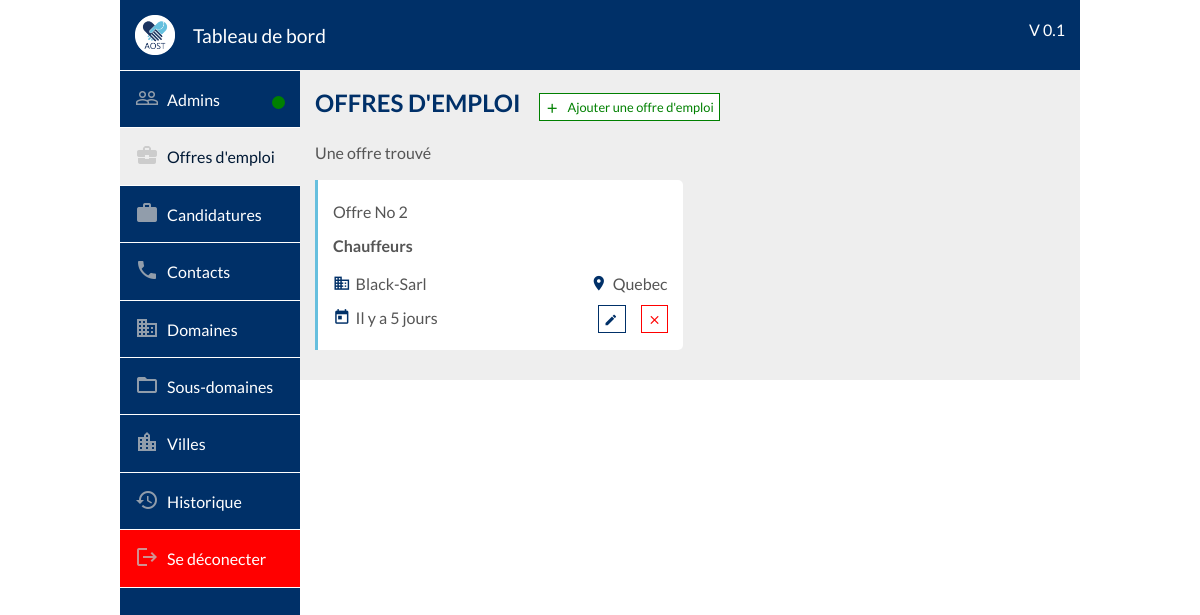
Page /dashboard/offers/index.php (signed in) on the earlier database version.
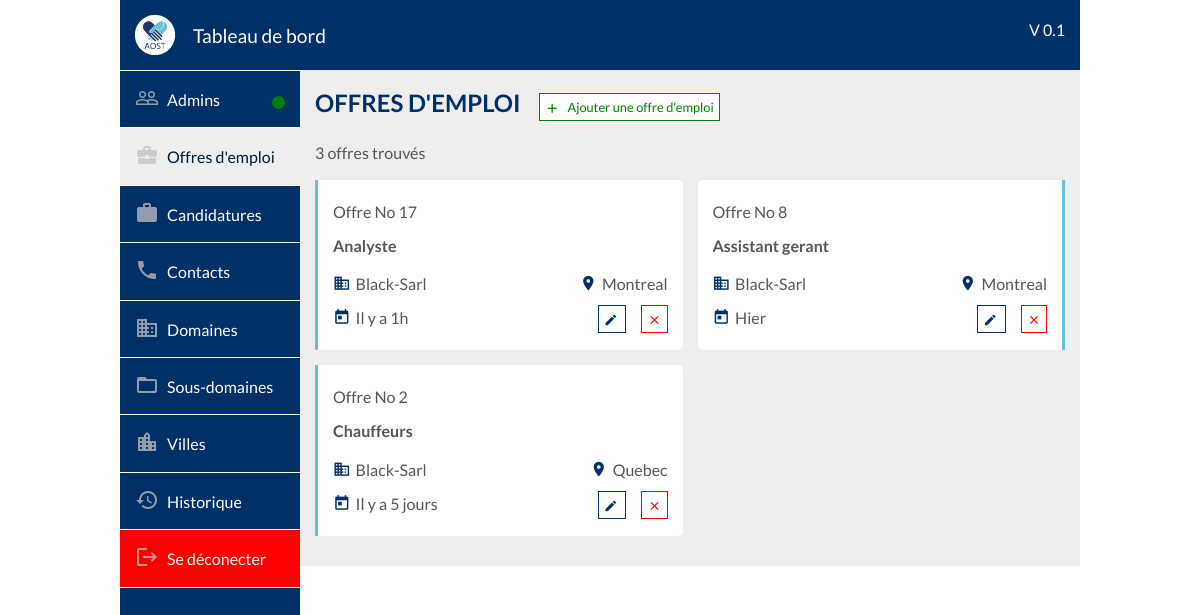
Same page on the later database version.
### tables this page shows
CREATE TABLE IF NOT EXISTS `offers` (
  `id` bigint(20) NOT NULL AUTO_INCREMENT,
  `id_admin` bigint(20) NOT NULL,
  `id_subdomain` bigint(20) NOT NULL,
  `id_city` bigint(20) NOT NULL,
  `compagny` varchar(100) NOT NULL,
  `description` longtext COMMENT 'Description globale de la demande',
  `missions` longtext COMMENT 'description détaillée (par mission) de la demande',
  `skill` longtext COMMENT 'compétences requises du postulant',
  `candidate_profile` longtext COMMENT 'Informations requises du postulant (age, annee d''experience, caractere etc...)',
  `cv` int(1) NOT NULL DEFAULT '0' COMMENT 'vaudra 1 si un CV est requit pour postuler',
  `motivation` int(1) NOT NULL DEFAULT '0' COMMENT 'Vaudra 1 si une lettre de motivation est requise pour postuler',
  `deleted` int(2) NOT NULL DEFAULT '0' COMMENT 'Vaudra 1 si supprimé par un admin (restera présente dans un onglet archives ou corbeille)',
  `expired` int(2) NOT NULL DEFAULT '0' COMMENT 'vaudra 1 si déjà expiré',
  `deadline` datetime NOT NULL COMMENT 'Date limite',
  `added_at` datetime NOT NULL DEFAULT CURRENT_TIMESTAMP,
  PRIMARY KEY (`id`),
  KEY `fk_city` (`id_city`),
  KEY `fk_subdomain` (`id_subdomain`),
  KEY `fk_admin` (`id_admin`)
);

CREATE TABLE IF NOT EXISTS `subdomains` (
  `id` bigint(20) NOT NULL AUTO_INCREMENT,
  `id_admin` bigint(20) NOT NULL,
  `id_domain` bigint(20) NOT NULL,
  `name` varchar(200) NOT NULL,
  `color` varchar(100) NOT NULL,
  `added_at` datetime NOT NULL DEFAULT CURRENT_TIMESTAMP,
  PRIMARY KEY (`id`),
  KEY `id_domain` (`id_domain`),
  KEY `fk_admin` (`id_admin`)
);

CREATE TABLE IF NOT EXISTS `city` (
  `id` bigint(20) NOT NULL AUTO_INCREMENT,
  `name` varchar(150) NOT NULL,
  `added_at` datetime NOT NULL DEFAULT CURRENT_TIMESTAMP,
  PRIMARY KEY (`id`)
);

### dashboard/offers/index.php (called while the page is built)
<?php include("../outils/php/redirection.php");
	redirection("Offres d'emploi", _DASHBOARD_PHP_PATH."offers/offers.php", "offers", "", _DASHBOARD_PATH."offers/offers.css", _DASHBOARD_PATH."offers/offers.js");
?>

### class/Offer.class.php (called while the page is built, shortened)
<?php
class Offer
{
    private $_id;
    private $_compagny;
    private $_added_at;
    public function __construct(array $data){
        foreach ($data as $key => $value) {
            $method='set'.ucfirst($key);
        }
    }
    public function setId($id){
        $this->_id=intval($id);
    }
    public function getId(){
        return $this->_id;
    }
    public function setCompagny($compagny){
        $this->_compagny=strval($compagny);
    }
    public function getCompagny(){
        return $this->_compagny;
    }
    public function setAdded_at($added_at){
        $this->_added_at=strval($added_at);
    }
    public function getAdded_at(){
        return $this->_added_at;
    }
public function getOffersFilterLimit($keyword, $id_domain, $date, $start){
  include(_APP_PATH."bd/server-connect.php");
  $id_domain = intval($id_domain);
  $start=intval($start);
  $end=$start+10;
  $regex = $keyword == "" ? "" : " subdomains.name REGEXP '^(.*)$keyword(.*)$' ";
  $domainTxt = $id_domain == -1 ? "" : " subdomains.id_domain=$id_domain ";
  $dateDirection = " ORDER BY offers.added_at $date ";
  $limit = " LIMIT $start,$end ";
  if($domainTxt == "" && $regex == ""){
    $where_1 = " 1 ";
}else {
    $where_1 = "";
}
$query= $db->prepare("SELECT * FROM subdomains INNER JOIN offers ON offers.id_subdomain = subdomains.id WHERE $regex $domainTxt $where_1 $dateDirection $limit");
$offers=[];
if($query->execute()){
  while($data=$query->fetch()){
      $offers[]=new Offer($data);
  }
  return $offers;
}else{
  return false;
}
}
}
?>

### class/Subdomain.class.php (called while the page is built, shortened)
<?php
class Subdomain
{
   private $_name;
   public function __construct(array $data){
    foreach ($data as $key => $value) {
     $method='set'.ucfirst($key);
}
}
public function setName($name){
   $this->_name=htmlentities(strval($name));
}
public function getName(){
    return $this->_name;
}
public function getSubdomain($id){
    include(_APP_PATH."bd/server-connect.php");
    $id=intval($id);
    $query=$db->prepare("SELECT * FROM subdomains WHERE id=?");
    $query->bindParam(1,$id);
    if($query->execute() && $query->rowCount()==1){
      $data=$query->fetch();
      return (new Subdomain($data));
  }else{
      return false;
  }
}
}
?>

### class/City.class.php (called while the page is built, shortened)
<?php
class City
{
    private $_name;
    public function __construct(array $data){
        foreach ($data as $key => $value) {
            $method='set'.ucfirst($key);
        }
    }
    public function setName($name){
        $this->_name=htmlentities(strval($name));
    }
    public function getName(){
        return $this->_name;
    }
public function getCity($id){
    include(_APP_PATH."bd/server-connect.php");
    $id=intval($id);
    $query=$db->prepare("SELECT * FROM city WHERE id=?");
    $query->bindParam(1,$id);
    if($query->execute() && $query->rowCount()==1){
        $data=$query->fetch();
        return (new City($data));
    }else{
        return false;
    }
}
}
?>

### outils/php/functions.php (called while the page is built, shortened)
<?php
$tab_month=array("Janvier","Février","Mars","Avril","Mai","Juin","Juillet","Aougt","Septembre","Octobre","Novembre","Décembre");
function get_elapsed_time($datetime){
	global $tab_month;
	$date_convert_in_seconde = strtotime($datetime);
	if(date('Ymd', $date_convert_in_seconde) == date('Ymd')){
		$diff = time()-$date_convert_in_seconde;
		if($diff < 60){
			return "Il y a ".$diff." secondes";
		}else if($diff < 3600){
			return "Il y a ".floor($diff/60)." min";
		}else if($diff < 86400){
			return "Il y a ".floor($diff/3600)."h";
		}
	}else if(date('Ymd', $date_convert_in_seconde) == date('Ymd', strtotime('- 1 DAY'))){
		return "Hier";
	}else if(date('Ymd', $date_convert_in_seconde) == date('Ymd', strtotime('- 2 DAY'))){
		return "Il y a 2 jours";
	}else if(date('Ymd', $date_convert_in_seconde) == date('Ymd', strtotime('- 3 DAY'))){
		return "Il y a 3 jours";
	}else if(date('Ymd', $date_convert_in_seconde) == date('Ymd', strtotime('- 4 DAY'))){
		return "Il y a 4 jours";
	}else if(date('Ymd', $date_convert_in_seconde) == date('Ymd', strtotime('- 5 DAY'))){
		return "Il y a 5 jours";
	}else if(date('Ymd', $date_convert_in_seconde) == date('Ymd', strtotime('- 6 DAY'))){
		return "Il y a 6 jours";
	}else if(date('YW', $date_convert_in_seconde) == date('YW', strtotime('- 1 WEEK'))){
		return "Il y a 1 semaine";
	}else if(date('YW', $date_convert_in_seconde) == date('YW', strtotime('- 2 WEEK'))){
		return "Il y a 2 semaines";
	}else if(date('YW', $date_convert_in_seconde) == date('YW', strtotime('- 3 WEEK'))){
		return "Il y a 3 semaines";
	}else if(date('YW', $date_convert_in_seconde) == date('YW', strtotime('- 4 WEEK'))){
		return "Il y a 4 semaines";
	}else if(date('Ym', $date_convert_in_seconde) == date('Ym', strtotime('- 1 MONTH'))){
		return "Il y a 1 mois";
	}else if(date('Ym', $date_convert_in_seconde) == date('Ym', strtotime('- 2 MONTH'))){
		return "Il y a 2 mois";
	}else if(date('Ym', $date_convert_in_seconde) == date('Ym', strtotime('- 3 MONTH'))){
		return "Il y a 3 mois";
	}else if(date('Ym', $date_convert_in_seconde) == date('Ym', strtotime('- 4 MONTH'))){
		return "Il y a 4 mois";
	}else if(date('Ym', $date_convert_in_seconde) == date('Ym', strtotime('- 5 MONTH'))){
		return "Il y a 5 mois";
	}else if(date('Ym', $date_convert_in_seconde) == date('Ym', strtotime('- 6 MONTH'))){
		return "Il y a 6 mois";
	}else if(date('Ym', $date_convert_in_seconde) == date('Ym', strtotime('- 7 MONTH'))){
		return "Il y a 7 mois";
	}else if(date('Ym', $date_convert_in_seconde) == date('Ym', strtotime('- 8 MONTH'))){
		return "Il y a 8 mois";
	}else if(date('Ym', $date_convert_in_seconde) == date('Ym', strtotime('- 9 MONTH'))){
		return "Il y a 9 mois";
	}else if(date('Ym', $date_convert_in_seconde) == date('Ym', strtotime('- 10 MONTH'))){
		return "Il y a 10 mois";
	}else if(date('Ym', $date_convert_in_seconde) == date('Ym', strtotime('- 11 MONTH'))){
		return "Il y a 11 mois";
	}else if(date('Y', $date_convert_in_seconde) == date('Y', strtotime('- 1 YEAR'))){
		return "Il y a 1 an";
	}else if(date('Y', $date_convert_in_seconde) == date('Y', strtotime('- 2 YEAR'))){
		return "Il y a 2 ans";
	}else if(date('Y', $date_convert_in_seconde) == date('Y', strtotime('- 3 YEAR'))){
		return "Il y a 3 ans";
	}else if(date('Y', $date_convert_in_seconde) == date('Y', strtotime('- 4 YEAR'))){
		return "Il y a 4 ans";
	}else if(date('Y', $date_convert_in_seconde) == date('Y', strtotime('- 5 YEAR'))){
		return "Il y a 5 ans";
	}else if(date('Y', $date_convert_in_seconde) == date('Y', strtotime('- 6 YEAR'))){
		return "Il y a 6 ans";
	}else if(date('Y', $date_convert_in_seconde) == date('Y', strtotime('- 7 YEAR'))){
		return "Il y a 7 ans";
	}else if(date('Y', $date_convert_in_seconde) == date('Y', strtotime('- 8 YEAR'))){
		return "Il y a 8 ans";
	}else if(date('Y', $date_convert_in_seconde) == date('Y', strtotime('- 9 YEAR'))){
		return "Il y a 9 ans";
	}else if(date('Y', $date_convert_in_seconde) == date('Y', strtotime('- 10 YEAR'))){
		return "Il y a 10 ans";
	}else if(date('Y', $date_convert_in_seconde) == date('Y', strtotime('- 11 YEAR'))){
		return "Il y a 11 ans";
	}else if(date('Y', $date_convert_in_seconde) == date('Y', strtotime('- 12 YEAR'))){
		return "Il y a 12 ans";
	}else if(date('Y', $date_convert_in_seconde) == date('Y', strtotime('- 13 YEAR'))){
		return "Il y a 13 ans";
	}else if(date('Y', $date_convert_in_seconde) == date('Y', strtotime('- 14 YEAR'))){
		return "Il y a 14 ans";
	}else if(date('Y', $date_convert_in_seconde) == date('Y', strtotime('- 15 YEAR'))){
		return "Il y a 15 ans";
	}else if(date('Y', $date_convert_in_seconde) == date('Y', strtotime('- 16 YEAR'))){
		return "Il y a 16 ans";
	}else if(date('Y', $date_convert_in_seconde) == date('Y', strtotime('- 17 YEAR'))){
		return "Il y a 17 ans";
	}else if(date('Y', $date_convert_in_seconde) == date('Y', strtotime('- 18 YEAR'))){
		return "Il y a 18 ans";
	}else if(date('Y', $date_convert_in_seconde) == date('Y', strtotime('- 19 YEAR'))){
		return "Il y a 19 ans";
	}else if(date('Y', $date_convert_in_seconde) == date('Y', strtotime('- 20 YEAR'))){
		return "Il y a 20 ans";
	}else if(date('Y', $date_convert_in_seconde) < date('Y', strtotime('- 20 YEAR'))){
		return "Il y a plus de 20 ans";
	}else{
		$mois=date('m',$date_convert_in_seconde);
		$mois=$tab_month[$mois-1];
		return 'depuis le '.date('d', $date_convert_in_seconde)." ".$mois;
	}
}
?>

### dashboard/offers/offers.php (the view, shortened to what the changed rows need)
<h2 class="margin-top-none" style="display: inline-block">Offres d'emploi</h2>
<span class="btnAdd btnAddAdmin" id="btnAdd">
  <i class="material-icons vertical-align-bottom margin-right-5">add</i>
  <span class="">Ajouter une offre d'emploi</span>
</span>
<?php
$keyword = isset($_POST["keyword"]) ? $_POST["keyword"] : "";
$date = isset($_POST["date"]) ? $_POST["date"] : "DESC";
$id_domain = isset($_POST["id_domain"]) ? $_POST["id_domain"] : "-1";
$offers_count = $offer->getOffersFilterLimit($keyword, $id_domain, $date, "");
	$actuParPage= 10;
	$nombreDePages=ceil(count($offers_count)/$actuParPage);
	if(isset($_GET['page']))
	{
   $pageActuelle=intval($_GET['page']);
		 if($pageActuelle>$nombreDePages)
		 {
     $pageActuelle=$nombreDePages;
   }
 }
	else
	{
		 $pageActuelle=1;
   }
	$premiereEntree=($pageActuelle-1)*$actuParPage;
 $offers = $offer->getOffersFilterLimit($keyword, $id_domain, $date, $premiereEntree);
 ?>
 <span class="stat" style="display: block">
  <?php
  if(count($offers_count) > 1){
    echo count($offers_count)." offres trouvés";
  }else {
    if(count($offers_count) > 0){
      echo "Une offre trouvé";
    }else {
      echo "Aucune offres trouvé";
    }
  }
  ?>
</span>
  <?php
    foreach ($offers as $offer) {
      $city = $city->getCity($offer->getId_city());
      $subdomain = $subdomain->getSubdomain($offer->getId_subdomain());
  ?>
  <?php
    }
  ?>
<div class="suggest_container">
	<?php
  $i = 0;
  foreach ($offers as $offer) {
   $city = $city->getCity($offer->getId_city());
   $subdomain = $subdomain->getSubdomain($offer->getId_subdomain());
   ?>
   <div class="suggest_block">
     <div class="suggest_row">
      <span class="suggest_col">Offre No <?php echo $offer->getId(); ?></span>
    </div>
    <div class="suggest_row">
      <span class="suggest_title"> <?php echo ucfirst($subdomain->getName()); ?></span>
    </div>
    <div class="suggest_row">
      <span class="suggest_col"><i class="material-icons vertical-align-bottom margin-right-5 background-primary">domain</i><?php echo ucfirst($offer->getCompagny()); ?></span>
      <span class="suggest_col float-right"><i class="material-icons vertical-align-bottom margin-right-5 background-primary">location_on</i><?php echo ucfirst($city->getName()); ?></span>
    </div>
    <div class="suggest_row">
      <span class="suggest_col"><i class="material-icons vertical-align-bottom margin-right-5 background-primary">today</i><?php echo get_elapsed_time($offer->getAdded_at()); ?></span>
      <div class="suggest_col float-right">
       <span class="btnEdit" id="btnEdit<?php echo $i; ?>" title="Modifier">
        <i class="material-icons vertical-align-bottom">mode_edit</i>
      </span>
      <span class="btnDelete" id="btnDelete<?php echo $i; ?>" title="Supprimer">
        <i class="material-icons vertical-align-bottom">close</i>
      </span>
    </div>
  </div>
</div>
<?php
$i++; } ?>
</div>

Differences in the rows shown:
added offers: id "17", id_subdomain.name "Analyste", compagny "Black-Sarl", id_city.name "Montreal", added_at "Il y a 1h"
added offers: id "8", id_subdomain.name "Assistant gerant", compagny "Black-Sarl", id_city.name "Montreal", added_at "Hier"
Other differences:
count($offers_count): (not shown) → "3"
text no longer shown: "Une offre trouvé"
text now shown: "offres trouvés"
